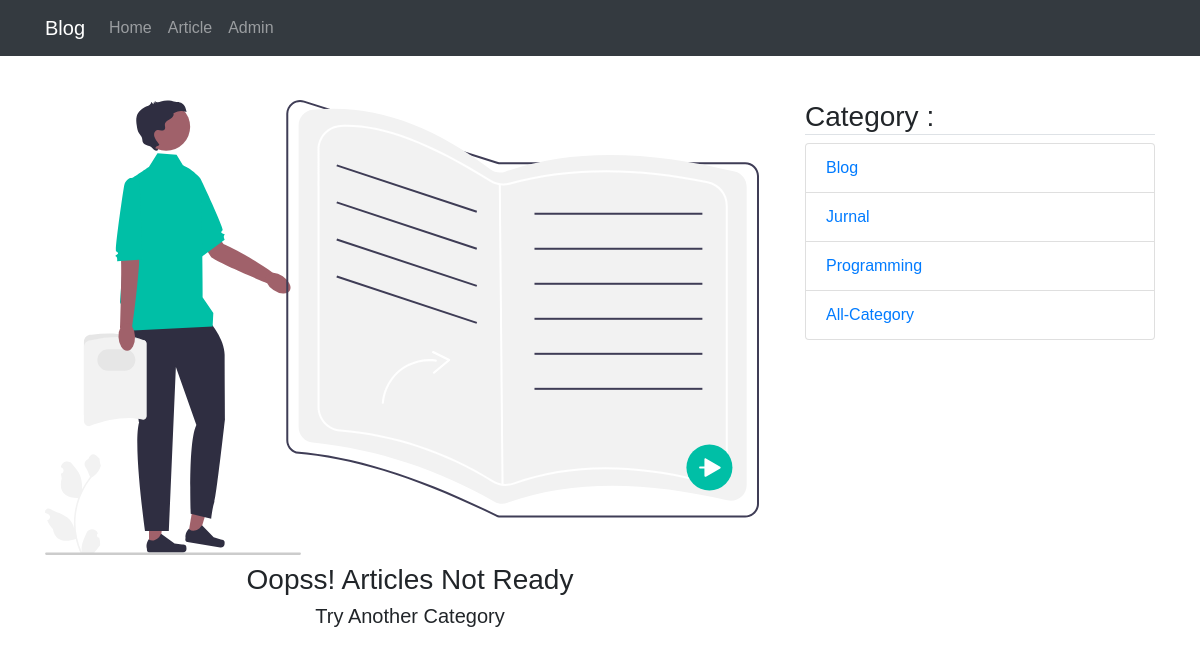
Page /article/category/technology/1 on the earlier database version.
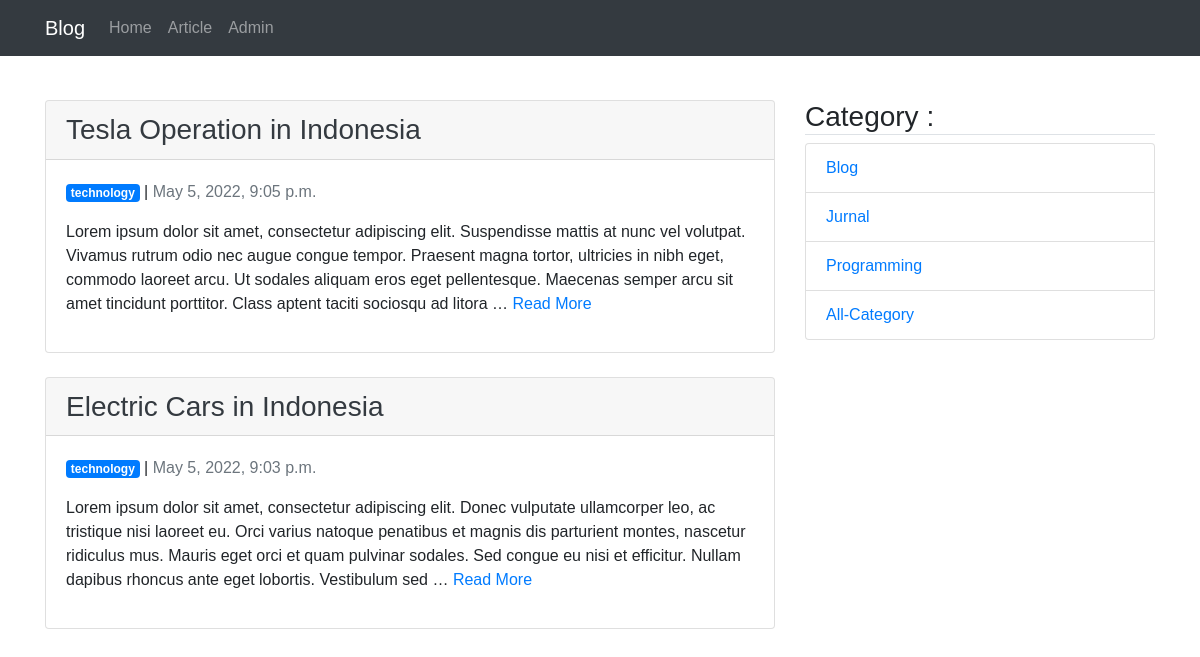
Same page on the later database version.
### article/models.py (models this page shows, shortened)
class Article(models.Model):
    LIST_CATEGORY=(
        ('blog','Blog'),
        ('jurnal', 'Jurnal'),
        ('technology', 'Technology'),
        ('programming', 'Programming')
    )
    author = models.ForeignKey(User, on_delete=models.CASCADE, default=None)
    title = models.CharField(max_length=100, validators=[validate_title, validate_is_profane])
    content = models.TextField(validators=[validate_is_profane])
    category = models.CharField(max_length=50, default='blog', choices=LIST_CATEGORY)
    created = models.DateTimeField(auto_now_add=True)
    updated = models.DateTimeField(auto_now=True)
    is_published = models.BooleanField(default=False)
    published = models.DateTimeField(null=True)
    slug = models.SlugField(blank=True, editable=False)
    class Meta:
        permissions = (
            ('publish_article', 'Can publish article'),
        )

### article/views.py (the view)
# urls.py: path('category/<str:category>/<int:page>', ArticleCategoryListView.as_view(), name='category'),
class ArticleCategoryListView(ListView):
    model = Article
    template_name = 'article/article_category_list.html'
    context_object_name = 'articles'
    ordering = ['-published']
    paginate_by = 3
    extra_context = {}
    def get_queryset(self):
        self.queryset = self.model.objects.filter(category = self.kwargs['category']).filter(is_published = True)
        self.extra_context['active_category'] =  self.kwargs['category']
        queryset = super().get_queryset()
        return queryset
    def get_context_data(self, **kwargs):
        categories = self.model.objects.values_list('category', flat = True).distinct().exclude(category = self.kwargs['category'])
        self.extra_context['categories'] = categories
        context = super().get_context_data(**kwargs)
        return context

### article/templates/article/article_category_list.html (shortened to what this page needs)
{% extends 'base.html' %}
{% load static %}
{% block contents %}
    <div class="row">
        <div class="col-md-8">
            {% if articles %}
                {% for article in articles %}
                    <div class="card mb-4">
                        <div class="card-header">
                            <a class="text-dark h3" href="{% url 'article:detail' article.slug %}">{{article.title}}</a>
                        </div>
                        <div class="card-body">
                            <p>
                                <span class="badge badge-primary">{{article.category}}</span> | <span class="text-muted">{{article.published|date:"DATETIME_FORMAT"}}</span>
                            </p>
                            <p>
                                {{article.content|truncatewords:50}} <a href="{% url 'article:detail' article.slug %}">Read More</a>
                            </p>
                        </div>
                    </div>
                {% endfor %}
            {% else %}
                <img src="{% static 'img/books.svg' %}" alt="">
                <h3 class="text-center mt-2">Oopss! Articles Not Ready</h3>
                <h5 class="text-center">Try Another Category</h5>
            {% endif %}
        </div>
        <div class="col-sm">
            <h3 class="border-bottom">Category : </h3>
            <ul class="list-group">
                {% for category in categories %}
                <li class="list-group-item">
                    <a class="text-capitalize" href="{% url 'article:category' category 1 %}">
                        {{category}}
                    </a>
                </li>
                {% endfor %}
                <li class="list-group-item">
                    <a href="{% url 'article:list' 1 %}">
                        All-Category
                    </a>
                </li>
            </ul>
        </div>
    </div>
{% endblock contents %}

Differences in the rows shown:
now on this page (row edited): Article: title "Tesla Operation in Indonesia", category "technology", published "May 5, 2022, 9:05 p.m.", content "Lorem ipsum dolor sit amet, consectetur adipiscing elit. Suspendisse mattis at nunc vel volutpat. Vivamus rutrum odio nec augue congue tempor. Praesent magna tortor, ultricies in nibh eget, commodo laoreet arcu. Ut sodales aliquam eros eget pellentesque. Maecenas semper arcu sit amet tincidunt porttitor. Class aptent taciti sociosqu ad litora …"
now on this page (row edited): Article: title "Electric Cars in Indonesia", category "technology", published "May 5, 2022, 9:03 p.m.", content "Lorem ipsum dolor sit amet, consectetur adipiscing elit. Donec vulputate ullamcorper leo, ac tristique nisi laoreet eu. Orci varius natoque penatibus et magnis dis parturient montes, nascetur ridiculus mus. Mauris eget orci et quam pulvinar sodales. Sed congue eu nisi et efficitur. Nullam dapibus rhoncus ante eget lobortis. Vestibulum sed …"
Other differences:
text no longer shown: "Oopss! Articles Not Ready Try Another Category"
